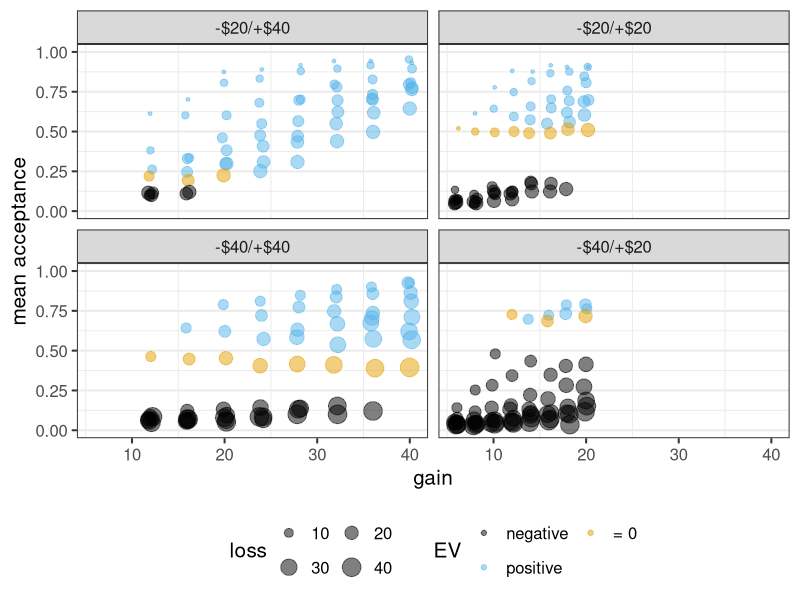
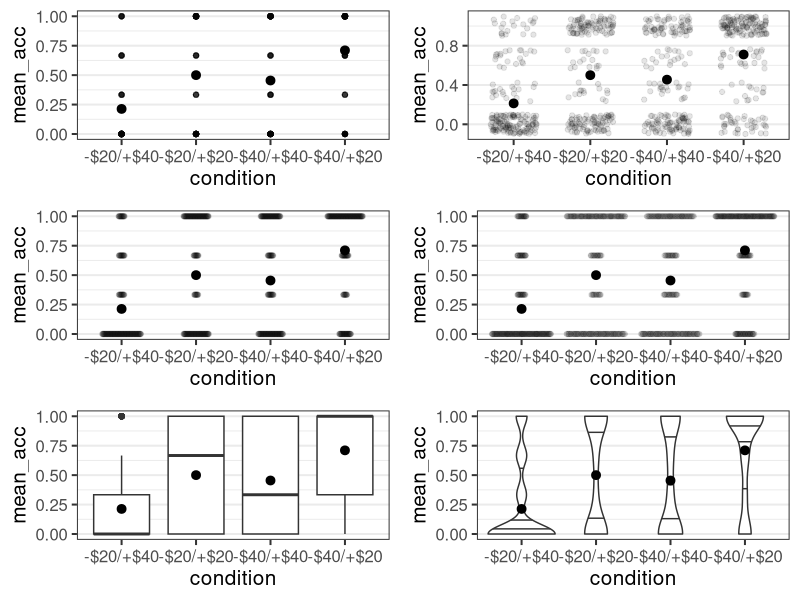
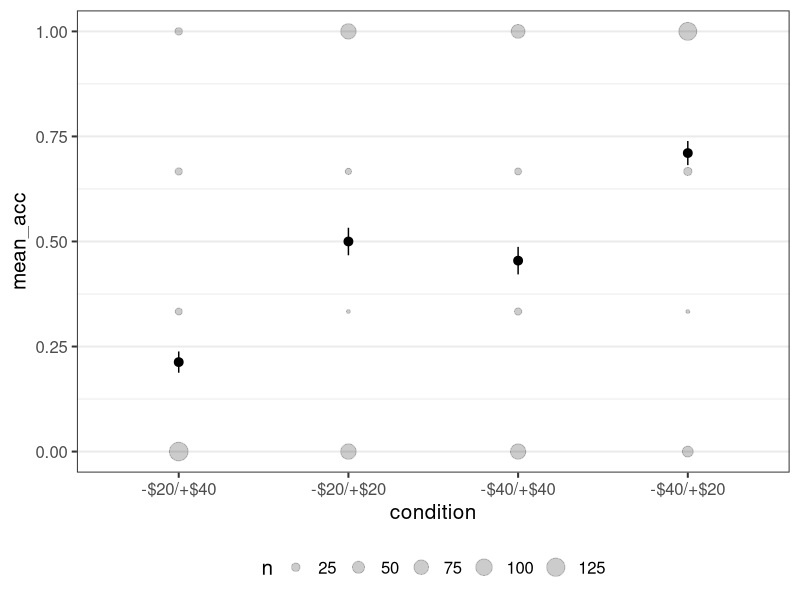
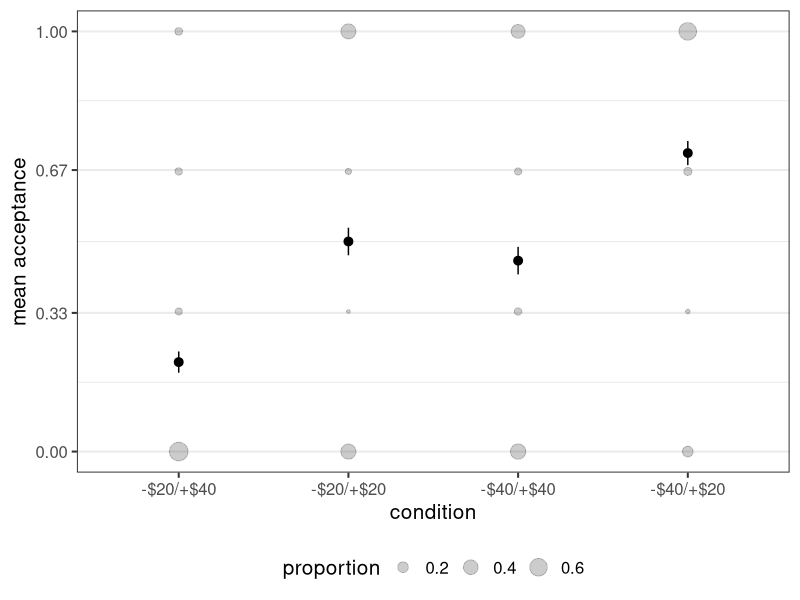
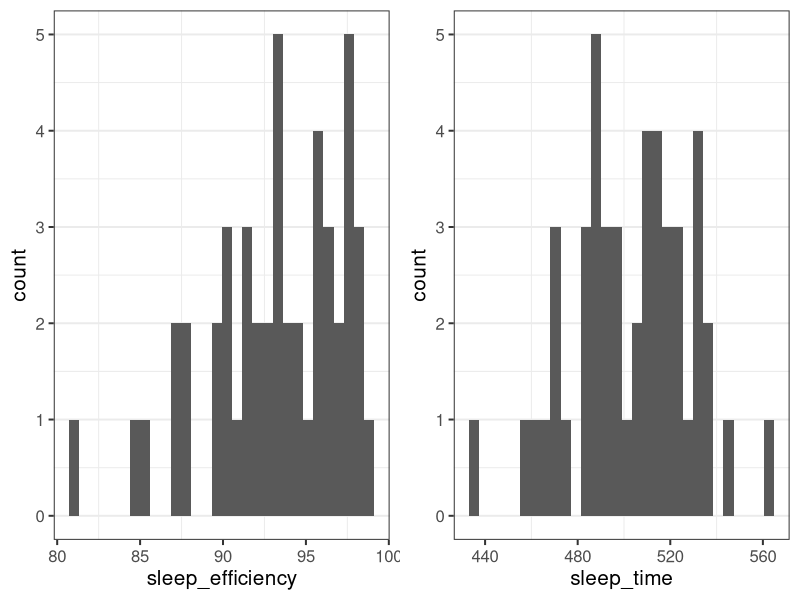
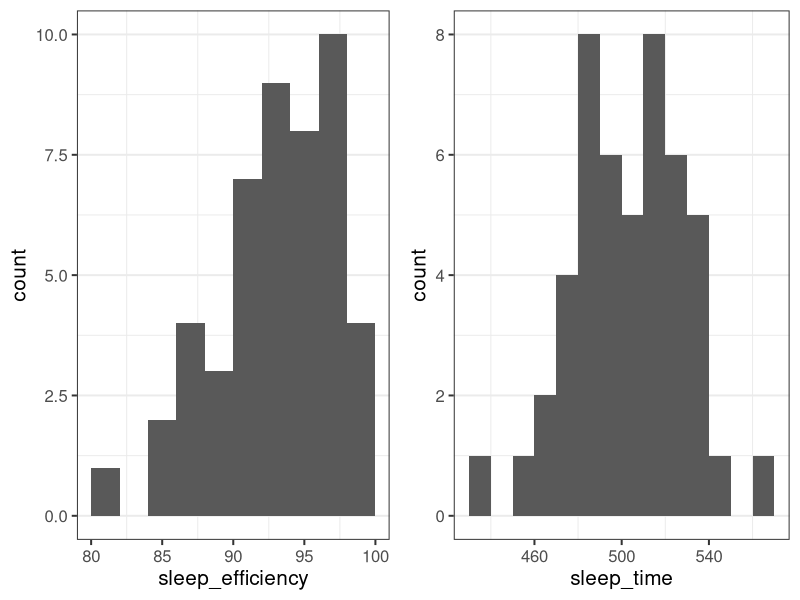
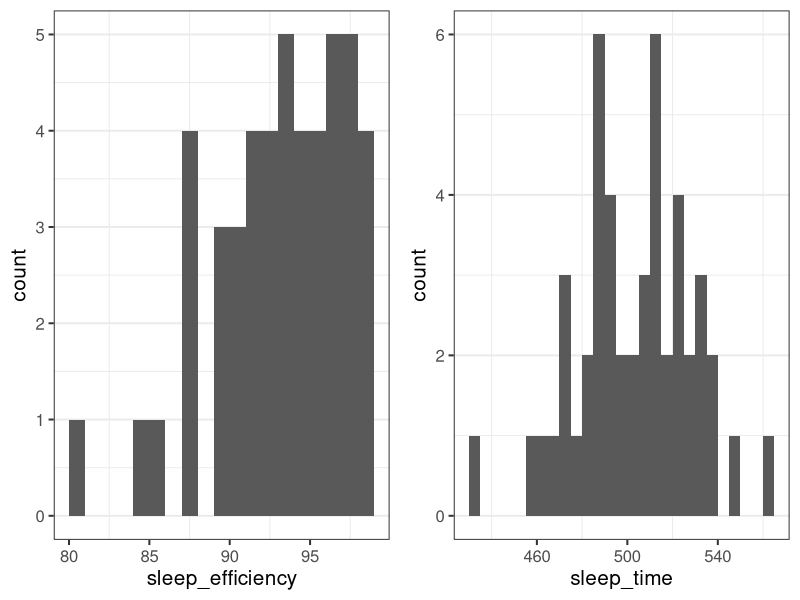
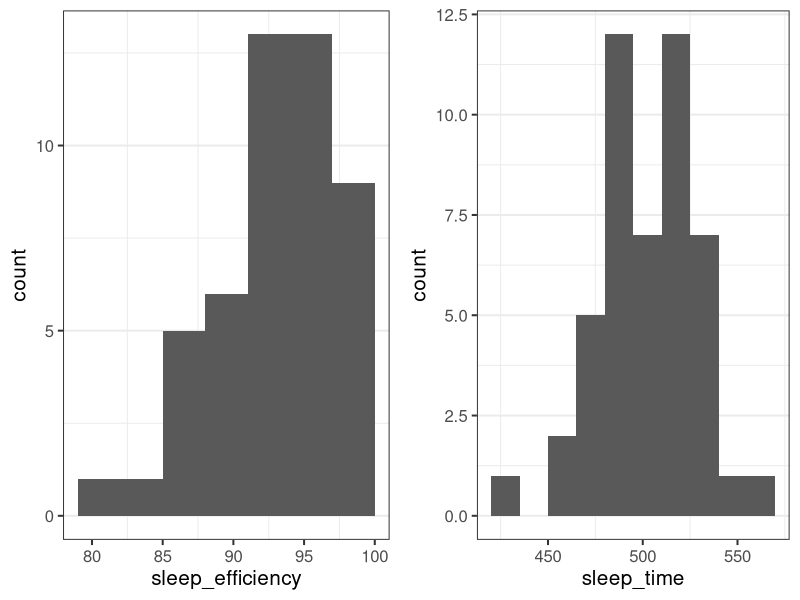

R code for these plots, in order:
## ---- chunk 1
library("tidyverse")
theme_set(theme_bw(base_size = 15) + 
            theme(legend.position="bottom", 
                  panel.grid.major.x = element_blank()))
## ---- chunk 2
ws1a <- read_csv("data/ws2015_exp1a.csv")
ws1b <- read_csv("data/ws2015_exp1b.csv")
ws1a <- ws1a %>%
  mutate(subno = factor(paste0("e1a_", subno)))
ws1b <- ws1b %>%
  mutate(subno = factor(paste0("e1b_", subno)))
ws1 <- bind_rows(ws1a, ws1b)
ws1 <- ws1 %>% 
  mutate(
    subno = factor(subno),
    response = factor(response, levels = c("reject", "accept")),
    condition = factor(
      condition, 
      levels = c(40.2, 20.2, 40.4, 20.4), 
      labels = c("-$20/+$40", "-$20/+$20", "-$40/+$40", "-$40/+$20")
    )
  )
glimpse(ws1)
## ---- chunk 3
lot_sum_all <- ws1 %>% 
  group_by(condition, loss, gain) %>% 
  summarise(mean_acceptance = mean(resp)) %>% 
  mutate(ev = case_when(
    gain == loss ~ "= 0",
    gain < loss ~ "negative",
    gain > loss ~ "positive"
  )) %>% 
  mutate(
    ev = factor(ev, levels = c("negative", "= 0", "positive"))
  )
lot_sum_all
## ---- chunk 4
ggplot(lot_sum_all, aes(x = gain, y = mean_acceptance, 
                        colour = ev, size = loss)) +
  geom_jitter(width = 0.25, alpha = 0.5) +
  ggthemes::scale_colour_colorblind() +
  facet_wrap(vars(condition)) + 
  guides(size=guide_legend(nrow=2,byrow=TRUE), 
         colour = guide_legend(title = "EV", nrow=2,byrow=TRUE)) +
  labs(y = "mean acceptance") +
  coord_cartesian(ylim = c(0, 1))
## ---- chunk 5
part_sum <- ws1 %>%
  filter(loss == gain, loss %in% c(12, 16, 20)) %>% 
  group_by(condition, subno) %>% 
  summarise(mean_acc = mean(resp)) %>% 
  ungroup()
part_sum
## ---- chunk 6
0:3 / 3

## these are exactly the only values that occur in this data set:
sort(unique(part_sum$mean_acc))

## ---- chunk 7
## load packages required here:
library("cowplot")
library("ggbeeswarm")

p1 <- ggplot(part_sum, aes(x = condition, y = mean_acc)) +
  geom_point(alpha = 0.1) +
  stat_summary()
p2 <- ggplot(part_sum, aes(x = condition, y = mean_acc)) +
  geom_jitter(alpha = 0.1, width = 0.3, height = 0.1) +
  stat_summary()
## we set groupOnX = FALSE to avoid a warning otherwise
p3 <- ggplot(part_sum, aes(x = condition, y = mean_acc)) +
  geom_beeswarm(alpha = 0.1, groupOnX = TRUE, cex = 0.1) +
  stat_summary()
p4 <- ggplot(part_sum, aes(x = condition, y = mean_acc)) +
  geom_quasirandom(alpha = 0.1, groupOnX = TRUE) +
  stat_summary()
p5 <- ggplot(part_sum, aes(x = condition, y = mean_acc)) +
  geom_boxplot() +
  stat_summary()
p6 <- ggplot(part_sum, aes(x = condition, y = mean_acc)) +
  geom_violin(draw_quantiles = c(0, 0.25, 0.5, 0.75)) +
  stat_summary()
plot_grid(p1, p2, p3, p4, p5, p6, ncol = 2)
## ---- chunk 8
ggplot(part_sum, aes(x = condition, y = mean_acc)) +
  geom_count(alpha = 0.2) +
  stat_summary()
## ---- chunk 9
ggplot(part_sum, aes(x = condition, y = mean_acc)) +
  geom_count(aes(size = after_stat(prop)), alpha = 0.2) +
  stat_summary() +
  scale_y_continuous(breaks = c(0, 0.33, 0.67, 1)) +
  guides(size=guide_legend(title = "proportion")) +
  labs(y = "mean acceptance")
## ---- chunk 10
library("tidyverse")
library("cowplot")  ## for plot_grid()
library("ggbeeswarm") ## for bee swarm plot
theme_set(theme_bw(base_size = 15) + 
            theme(legend.position="bottom", 
                  panel.grid.major.x = element_blank()))
earworm <- read_csv("data/earworm_study.csv")
earworm <- earworm %>% 
  mutate(
    id = factor(id),
    group = factor(group, levels = c("Lyrics", "Instrumental"))
  )
glimpse(earworm)
## ---- chunk 11
p1 <- ggplot(earworm, aes(x = sleep_efficiency)) +
  geom_histogram()
p2 <- ggplot(earworm, aes(x = sleep_time)) +
  geom_histogram()
plot_grid(p1, p2)
## ---- chunk 12
p1 <- ggplot(earworm, aes(x = sleep_efficiency)) +
  geom_histogram(binwidth = 2, boundary = 0)
p2 <- ggplot(earworm, aes(x = sleep_time)) +
  geom_histogram(binwidth = 10, boundary = 0)
plot_grid(p1, p2)
## ---- chunk 13
## half bin width
p1 <- ggplot(earworm, aes(x = sleep_efficiency)) +
  geom_histogram(binwidth = 1, boundary = 0)
p2 <- ggplot(earworm, aes(x = sleep_time)) +
  geom_histogram(binwidth = 5, boundary = 0)
plot_grid(p1, p2)
## ---- chunk 14
## 1.5 times bin width
p1 <- ggplot(earworm, aes(x = sleep_efficiency)) +
  geom_histogram(binwidth = 3, boundary = 100)
p2 <- ggplot(earworm, aes(x = sleep_time)) +
  geom_histogram(binwidth = 15, boundary = 0)
plot_grid(p1, p2)
## ---- chunk 15
p1 <- ggplot(earworm, aes(x = sleep_efficiency)) +
  geom_histogram(binwidth = 2, boundary = 0) +
  coord_cartesian(ylim = c(0, 11)) + 
  labs(x = "sleep efficiency")
p2 <- ggplot(earworm, aes(x = sleep_time)) +
  geom_histogram(binwidth = 10, boundary = 0) +
  coord_cartesian(ylim = c(0, 11)) + 
  labs(x = "sleep time (minutes)")
plot_grid(p1, p2)
## ---- chunk 16
ggplot(earworm, aes(x = relaxed, y = sleepy)) +
  geom_point() 
## ---- chunk 17
ggplot(earworm, aes(x = relaxed, y = sleepy)) +
  geom_point()  +
  coord_fixed(ratio = 1, xlim = c(0, 100), ylim = c(0, 100))
## ---- chunk 18
earworm <- earworm %>% 
  mutate(control_combined = (relaxed + sleepy) / 2 )
## ---- chunk 19

pe3_1 <- ggplot(earworm, aes(x = relaxed, y = sleep_efficiency)) +
  geom_point() 
pe3_2 <- ggplot(earworm, aes(x = sleepy, y = sleep_efficiency)) +
  geom_point() 
pe3_3 <- ggplot(earworm, aes(x = control_combined, y = sleep_efficiency)) +
  geom_point() 
plot_grid(pe3_1, pe3_2, pe3_3)
## ---- chunk 20
earworm <- earworm %>% 
  mutate(
    prop_earworm = (earworm_falling_asleep + earworm_night + 
                      earworm_morning) / 3
  ) %>% 
  mutate(any_earworm = if_else(prop_earworm == 0, 0, 1)) 
## ---- chunk 21
sort(unique(earworm$prop_earworm))
## ---- chunk 22
ggplot(earworm, aes(x = group, y = prop_earworm)) +
  geom_count(aes(size = after_stat(prop)), alpha = 0.2) +
  stat_summary() +
  scale_y_continuous(breaks = c(0, 0.33, 0.67, 1)) +
  guides(size=guide_legend(title = "prop. participants")) +
  labs(y = "prop. earworms")
## ---- chunk 23
ggplot(earworm, aes(x = group, y = any_earworm)) +
  geom_count(aes(size = after_stat(prop)), alpha = 0.2) +
  stat_summary() +
  scale_y_continuous(breaks = c(0, 0.33, 0.67, 1)) +
  guides(size=guide_legend(title = "prop. participants")) +
  labs(y = "any earworm")
## ---- chunk 24
pr2_1a <- ggplot(earworm, aes(x = group, y = sleep_efficiency)) +
  geom_beeswarm(alpha = 0.2) +
  stat_summary() 
pr2_2a <- ggplot(earworm, aes(x = group, y = sleep_time)) +
  geom_beeswarm(alpha = 0.2) +
  stat_summary() 
plot_grid(pr2_1a, pr2_2a)
## ---- chunk 25
pr2_1b <- ggplot(earworm, aes(x = group, y = sleep_efficiency)) +
  geom_quasirandom(alpha = 0.2) +
  stat_summary() 
pr2_2b <- ggplot(earworm, aes(x = group, y = sleep_time)) +
  geom_quasirandom(alpha = 0.2) +
  stat_summary() 
plot_grid(pr2_1b, pr2_2b)
## ---- chunk 26
earworm <- earworm %>% 
  mutate(has_earworm = factor(
    any_earworm,
    levels = c(1, 0),
    labels = c("yes", "no")
  ))
## ---- chunk 27
pr3_1b <- ggplot(earworm, aes(x = has_earworm, y = sleep_efficiency)) +
  geom_quasirandom(alpha = 0.2) +
  stat_summary() 
pr3_2b <- ggplot(earworm, aes(x = has_earworm, y = sleep_time)) +
  geom_quasirandom(alpha = 0.2) +
  stat_summary() 
plot_grid(pr3_1b, pr3_2b)
## ---- chunk 28
earworm %>% 
  group_by(has_earworm) %>% 
  summarise(n = n()) %>% ## calculate N
  mutate(prop = n/sum(n)) ## transform N into %
